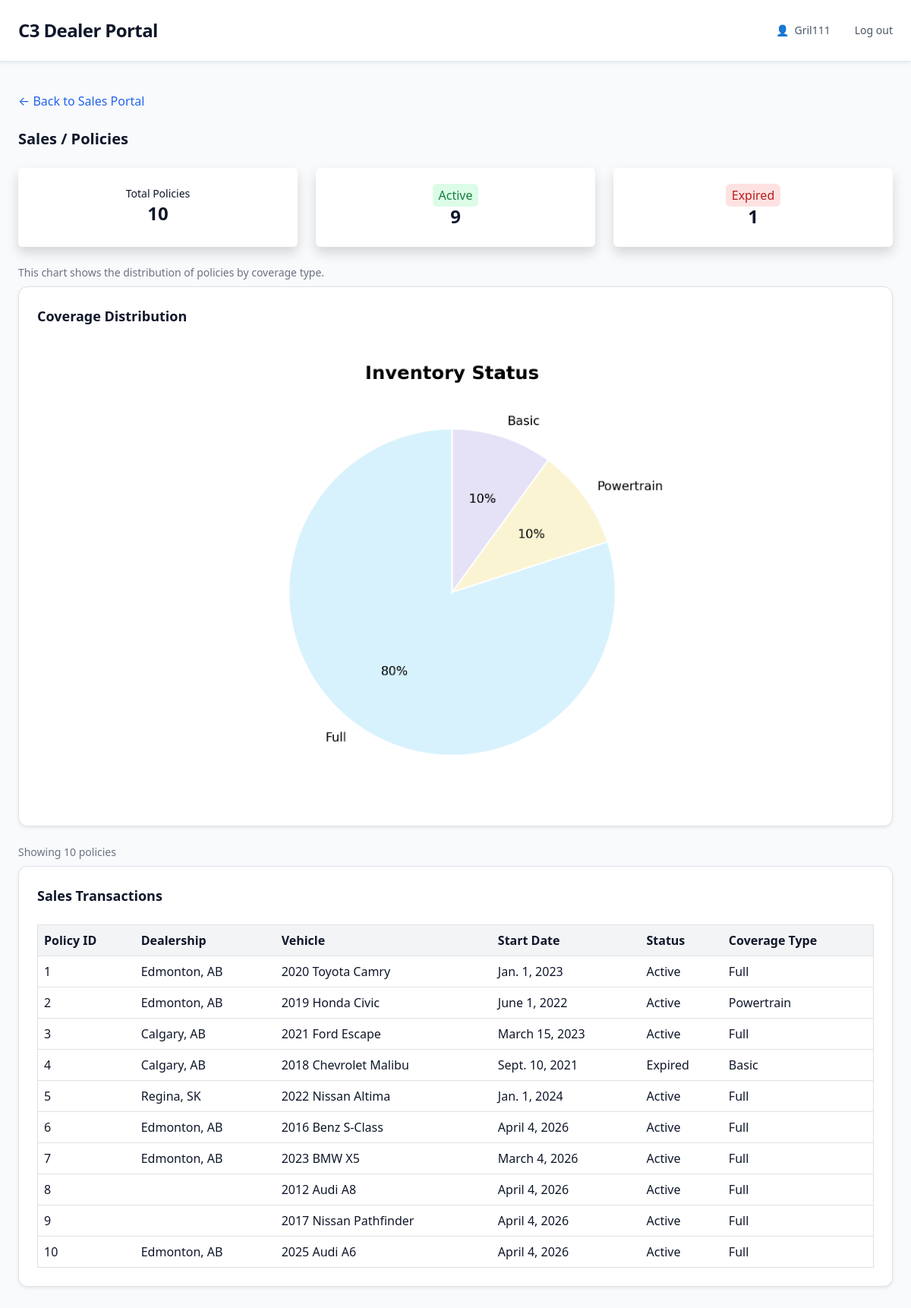
The app's page /sales/list/ (signed in) with its own data.
### learning_logs/models.py (models this page shows, shortened)
class Warrantypolicy(models.Model):
    policyid = models.IntegerField(db_column='policyID', primary_key=True)
    vehicleid = models.ForeignKey(
        Vehicle,
        models.DO_NOTHING,
        db_column='vehicleID',
        blank=True,
        null=True
    )
    startdate = models.DateField(db_column='startDate', blank=True, null=True)
    enddate = models.DateField(db_column='endDate', blank=True, null=True)
    status = models.TextField(blank=True, null=True)
    coveragetype = models.TextField(db_column='coverageType', blank=True, null=True)
    class Meta:
        managed = False
        db_table = 'WarrantyPolicy'

class Vehicle(models.Model):
    vehicleid = models.IntegerField(db_column='vehicleID', primary_key=True)
    customerid = models.ForeignKey(
        Customer,
        models.DO_NOTHING,
        db_column='customerID',
        blank=True,
        null=True
    )
    model = models.TextField(max_length= 100)
    year = models.IntegerField(blank=True, null=True)
    mileage = models.IntegerField(blank=True, null=True)
    vin = models.CharField(max_length= 50,db_column='VIN', blank=True, null=True)
    class Meta:
        managed = False
        db_table = 'Vehicle'

class Customer(models.Model):
    customerid = models.TextField(db_column='customerID', primary_key=True)
    dealershipid = models.ForeignKey(
        Dealership,
        models.DO_NOTHING,
        db_column='dealershipID',
        blank=True,
        null=True
    )
    firstname = models.TextField(db_column='firstName', blank=True, null=True)
    lastname = models.TextField(db_column='lastName', blank=True, null=True)
    phone = models.TextField(blank=True, null=True)
    email = models.TextField(blank=True, null=True)
    address = models.TextField(blank=True, null=True)
    class Meta:
        managed = False
        db_table = 'Customer'

class Dealership(models.Model):
    dealershipid = models.IntegerField(db_column='dealershipID', primary_key=True)
    address = models.TextField(blank=True, null=True)
    name = models.TextField(blank=True, null=True)
    phonenumber = models.TextField(db_column='phoneNumber', blank=True, null=True)
    class Meta:
        managed = False
        db_table = 'Dealership'

### learning_logs/views.py (the view)
# urls.py: path('sales/list/', views.view_sales, name='view_sales'),
@login_required
def view_sales(request):
    policies = Warrantypolicy.objects.all()
    total = policies.count()
    active = policies.filter(status='Active').count()
    expired = policies.filter(status='Expired').count()
    coverage_list = [p.coveragetype for p in policies if p.coveragetype]
    coverage_counts = Counter(coverage_list)
    labels = list(coverage_counts.keys())
    sizes = list(coverage_counts.values())
    fig, ax = plt.subplots()
    ax.pie(
    sizes,
    labels=labels,
    autopct='%1.0f%%',
    startangle=90,
    colors=["#D7F2FC", "#FAF4D3", "#E5E2F7"],
    wedgeprops={'edgecolor': 'white'},
    textprops={'fontsize': 8}
    )
    ax.set_title("Inventory Status", fontsize=12, weight='bold')
    buffer = BytesIO()
    plt.savefig(buffer, format='png', dpi=300, bbox_inches='tight')
    image_base64 = base64.b64encode(buffer.getvalue()).decode('utf-8')
    buffer.close()
    plt.close()
    context = {
    'policies': policies,
    'image_base64': image_base64,
    'total': total,
    'active': active,
    'expired': expired,
    }
    return render(request, "learning_logs/view_sales.html", context)

### learning_logs/templates/learning_logs/view_sales.html (shortened to what this page needs)
{% extends "learning_logs/base.html" %}
{% block content %}
<div class="mb-4">
    <a href="{% url 'learning_logs:sales' %}"
       class="text-blue-600 hover:underline">
        ← Back to Sales Portal
    </a>
</div>
<h2 class="text-xl font-semibold mb-6">Sales / Policies</h2>
<div class="grid grid-cols-3 gap-4 mb-6">
    <div class="bg-white p-4 rounded shadow text-center">
        <p class="text-grey-500 text-sm">Total Policies</p>
        <p class="text-2xl font-bold">{{ total }}</p>
    </div>
    <div class="bg-white p-4 rounded shadow text-center">
        <span class="bg-green-100 text-green-700 px-2 py-1 rounded">Active</span>
        <p class="text-2xl font-bold">{{ active }}</p>
    </div>
    <div class="bg-white p-4 rounded shadow text-center">
        <span class="bg-red-100 text-red-700 px-2 py-1 rounded">Expired</span>
        <p class="text-2xl font-bold">{{ expired }}</p>
    </div>
</div>
<p class="text-sm text-gray-500 mb-2">
    This chart shows the distribution of policies by coverage type.
</p>
<div class="bg-white border rounded-xl p-6 shadow-sm mb-6">
    <h3 class="text-lg font-semibold mb-9">Coverage Distribution</h3>
    <img
         alt="Coverage Type Pie Chart"
         class="w-45 max-w-xl mx-auto">
</div>
<p class="text-sm text-gray-500 mb-2">
    Showing {{ total }} policies
</p>
<div class="bg-white border rounded-xl p-6 shadow-sm">
    <h3 class="text-lg font-semibold mb-4">Sales Transactions</h3>
    <table class="min-w-full border">
        <thead>
            <tr class="bg-gray-100 text-left">
                <th class="p-2">Policy ID</th>
                <th class="p-2">Dealership</th>
                <th class="p-2">Vehicle</th>
                <th class="p-2">Start Date</th>
                <th class="p-2">Status</th>
                <th class="p-2">Coverage Type</th>
            </tr>
        </thead>
        <tbody>
            {% for policy in policies %}
            <tr class="border-t">
                <td class="p-2">{{ policy.policyid }}</td>
                <td class="p-2">
                    {{ policy.vehicleid.customerid.dealershipid.name }}
                </td>
                <td class="p-2">
                    {{ policy.vehicleid.year }} {{ policy.vehicleid.model }}
                </td>
                <td class="p-2">{{ policy.startdate }}</td>
                <td class="p-2">{{ policy.status }}</td>
                <td class="p-2">{{ policy.coveragetype }}</td>
            </tr>
            {% empty %}
            <tr>
                <td colspan="6" class="p-2 text-center text-gray-500">
                    No sales transactions found
                </td>
            </tr>
            {% endfor %}
        </tbody>
    </table>
</div>
{% endblock %}

### learning_logs/templates/learning_logs/base.html (shortened to what this page needs)
<!DOCTYPE html>
<html lang="en">
<head>
    <link href="https://cdn.jsdelivr.net/npm/bootstrap@5.3.3/dist/css/bootstrap.min.css" rel="stylesheet">
    <script src="https://cdn.tailwindcss.com"></script>
</head>
<body class="bg-slate-50 text-slate-900">
    <header class="bg-white border-b border-slate-200 shadow-sm">
        <div class="max-w-7xl mx-auto px-6">
            <div class="flex items-center justify-between h-20">
                <a href="{% url 'learning_logs:index' %}"
                   class="text-2xl font-bold tracking-tight text-slate-900 hover:text-blue-600 transition">
                    C3 Dealer Portal
                </a>
                <div class="flex items-center gap-8 text-sm">
                    {% if request.user.is_authenticated %}
                        <div class="flex items-center gap-2 text-slate-600">
                            <span>👤</span>
                            <span class="font-medium">{{ user.username }}</span>
                        </div>
                        <form action="{% url 'users:logout' %}" method="post" class="m-0 inline">
                            <button type="submit"
                                    class="text-sm text-gray-600 hover:text-gray-900 bg-transparent border-none p-0">
                                    Log out
                            </button>
                        </form>
                    {% endif %}
                </div>
            </div>
        </div>
    </header>
    <main class="max-w-7xl mx-auto px-6 py-10">
        {% block content %}
        {% endblock content %}
    </main>
</body>
</html>

### records on screen
Warrantypolicy: policyid "1", vehicleid.customerid.dealershipid.name "Edmonton, AB", vehicleid.year "2020", vehicleid.model "Toyota Camry", startdate "Jan. 1, 2023", status "Active", coveragetype "Full"
Warrantypolicy: policyid "2", vehicleid.customerid.dealershipid.name "Edmonton, AB", vehicleid.year "2019", vehicleid.model "Honda Civic", startdate "June 1, 2022", status "Active", coveragetype "Powertrain"
Warrantypolicy: policyid "3", vehicleid.customerid.dealershipid.name "Calgary, AB", vehicleid.year "2021", vehicleid.model "Ford Escape", startdate "March 15, 2023", status "Active", coveragetype "Full"
Warrantypolicy: policyid "4", vehicleid.customerid.dealershipid.name "Calgary, AB", vehicleid.year "2018", vehicleid.model "Chevrolet Malibu", startdate "Sept. 10, 2021", status "Expired", coveragetype "Basic"
Warrantypolicy: policyid "5", vehicleid.customerid.dealershipid.name "Regina, SK", vehicleid.year "2022", vehicleid.model "Nissan Altima", startdate "Jan. 1, 2024", status "Active", coveragetype "Full"
Warrantypolicy: policyid "6", vehicleid.customerid.dealershipid.name "Edmonton, AB", vehicleid.year "2016", vehicleid.model "Benz S-Class", startdate "April 4, 2026", status "Active", coveragetype "Full"
Warrantypolicy: policyid "7", vehicleid.customerid.dealershipid.name "Edmonton, AB", vehicleid.year "2023", vehicleid.model "BMW X5", startdate "March 4, 2026", status "Active", coveragetype "Full"
Warrantypolicy: policyid "8", vehicleid.year "2012", vehicleid.model "Audi A8", startdate "April 4, 2026", status "Active", coveragetype "Full"
Warrantypolicy: policyid "9", vehicleid.year "2017", vehicleid.model "Nissan Pathfinder", startdate "April 4, 2026", status "Active", coveragetype "Full"
Warrantypolicy: policyid "10", vehicleid.customerid.dealershipid.name "Edmonton, AB", vehicleid.year "2025", vehicleid.model "Audi A6", startdate "April 4, 2026", status "Active", coveragetype "Full"

### other values on screen
{{ user.username }} "Gril111"
{{ total }} "10"
{{ active }} "9"
{{ expired }} "1"
